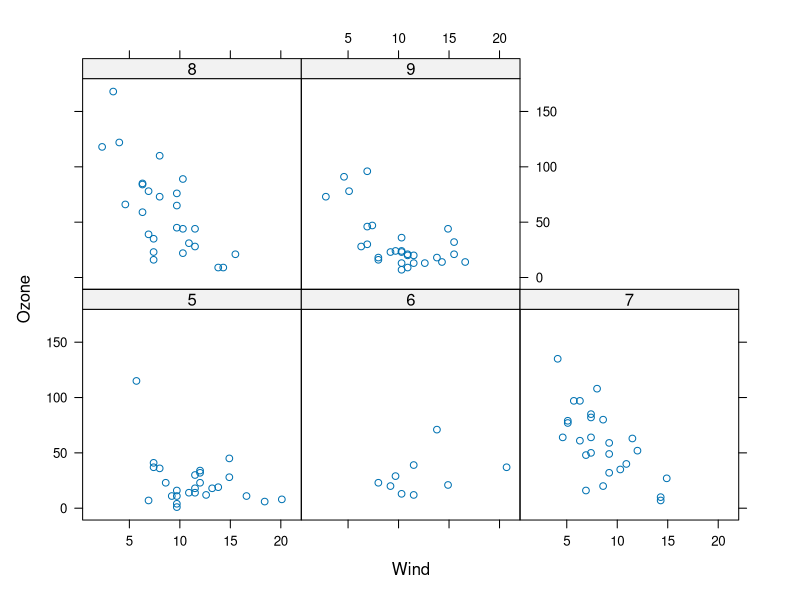
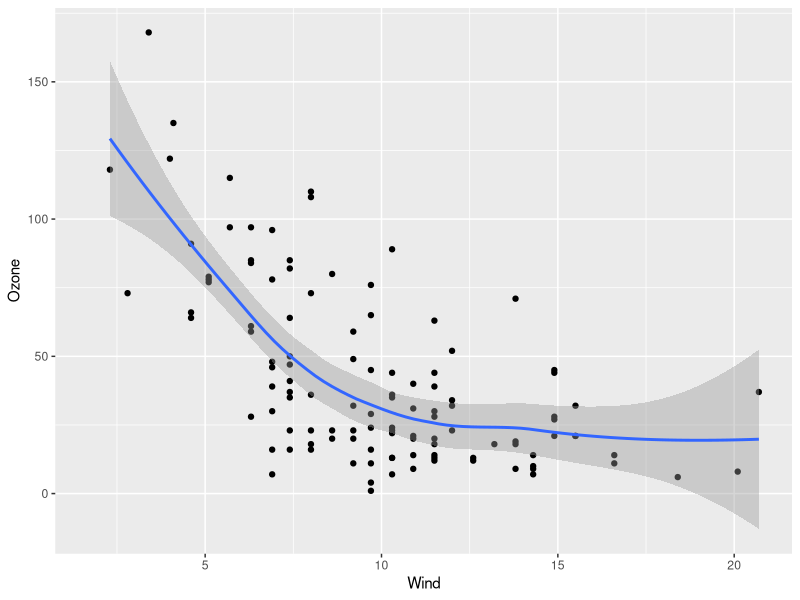

Here is the R script that generated these plots, in order:
## clear workspace and console
rm(list=ls())
cat("\014")

## Question 2
library(nlme)
library("lattice")
g <- xyplot(weight ~ Time | Diet, BodyWeight)

## Question 4
library(datasets)
data(airquality)
p <- xyplot(Ozone ~ Wind | factor(Month), data=airquality)
print(p)

## Question 7
library(ggplot2)
# qplot(Wind, Ozone, data=airquality, facets = .~factor(Month))
airquality <- transform(airquality, Month=factor(Month))
qplot(Wind, Ozone, data=airquality) + geom_smooth()

## Question 10
